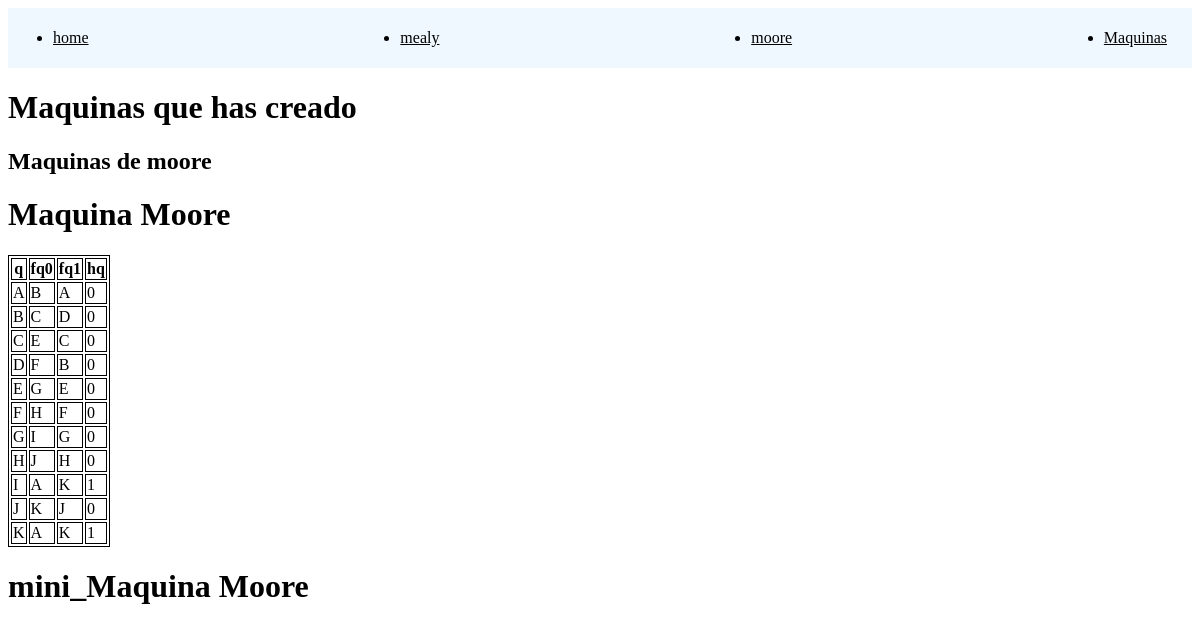
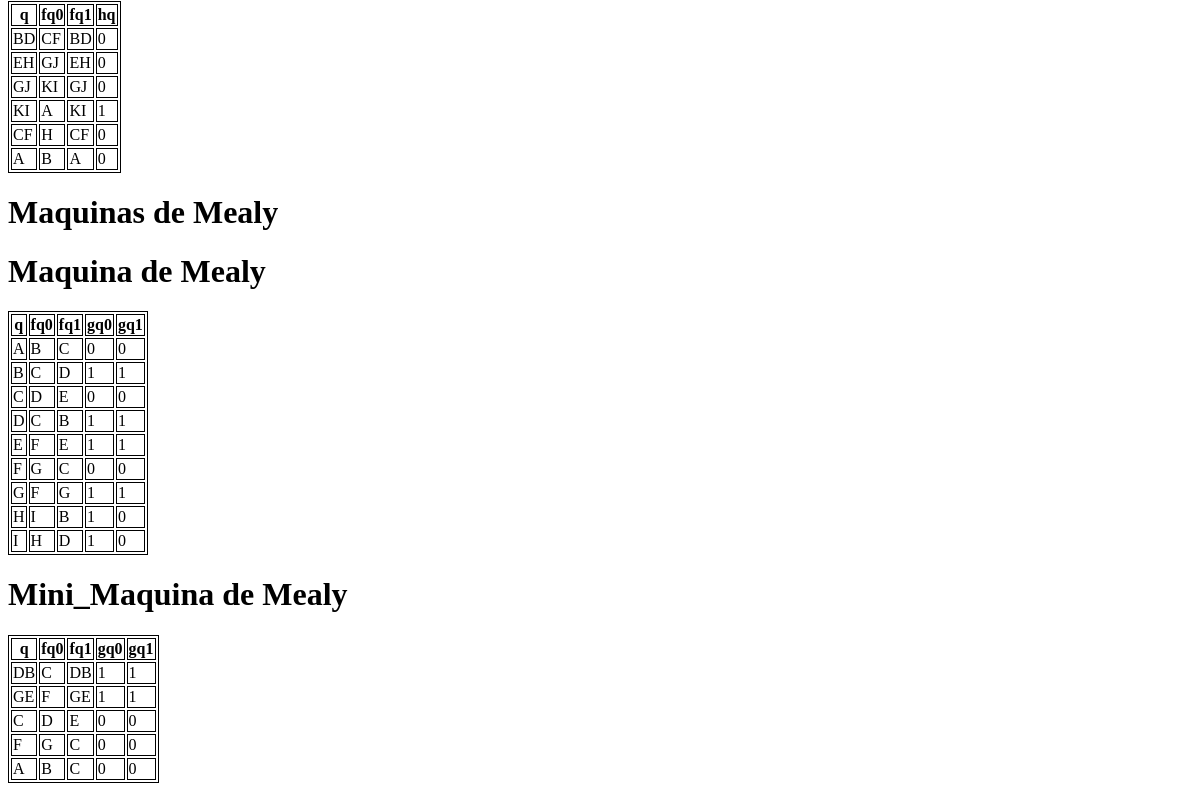
The app's page /machine/, older data (2 pictures, top to bottom).
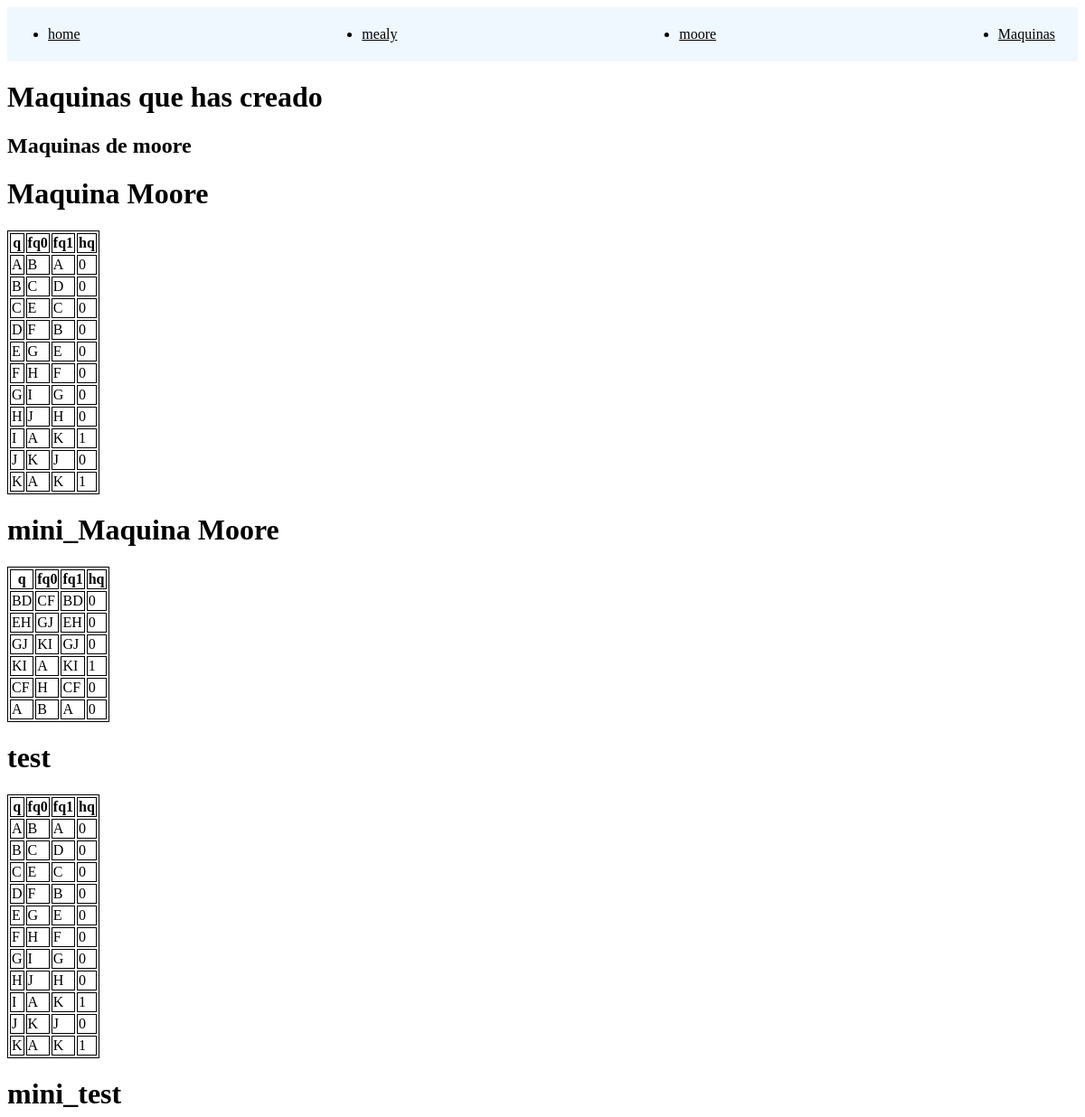
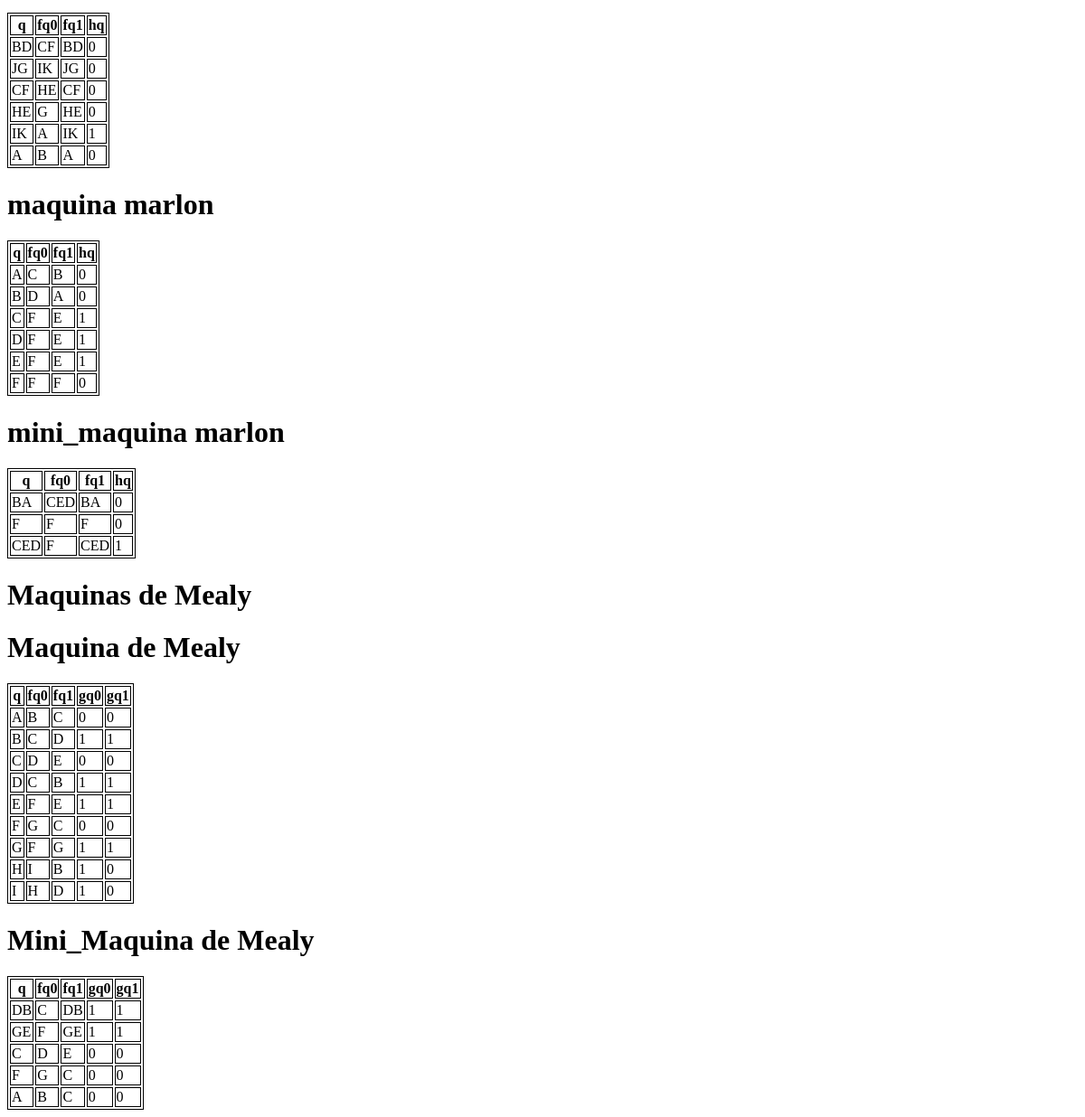
The same page, newer data (2 pictures, top to bottom).
### StateMachine/models.py (models this page shows, shortened)
class Machine_name_Moore(models.Model):
    name = models.CharField(max_length=200)
    class Meta:
        constraints=[
            models.UniqueConstraint(fields=['name'], name='unique_name_Moore')
        ]

class Moore(models.Model):
    name= models.ForeignKey(Machine_name_Moore, on_delete=models.CASCADE)
    q = models.CharField(max_length=200)
    fq0 = models.CharField(max_length=200)
    fq1 = models.CharField(max_length=200)
    hq = models.CharField(max_length=200)

class Machine_name_Mealy(models.Model):
    name = models.CharField(max_length=200)
    class Meta:
        constraints=[
            models.UniqueConstraint(fields=['name'], name='unique_name_Mealy')
        ]

class Mealy(models.Model):
    name = models.ForeignKey(Machine_name_Mealy,on_delete=models.CASCADE)
    q = models.CharField(max_length=200)
    fq0 = models.CharField(max_length=200)
    fq1 = models.CharField(max_length=200)
    gq0 = models.CharField(max_length=200)
    gq1 = models.CharField(max_length=200)

### StateMachine/views.py (the view)
# urls.py: path("machine/",views.render_machines)
def render_machines(request):
    mealy = Mealy.objects.all()
    moore = Moore.objects.all()
    mealy_title= Machine_name_Mealy.objects.all()
    moore_title=Machine_name_Moore.objects.all()
    return render(request, 'machines.html',{
        'mealy': mealy,
        'moore':moore,
        'mealy_title':mealy_title,
        'moore_title':moore_title
        })

### StateMachine/templates/machines.html
{% extends 'layouts/base1.html' %}
{% block content%}
<h1 class="title">Maquinas que has creado</h1>
    <h2>Maquinas de moore</h2>
    {% for name in moore_title %}
    <h1>{{ name.name }}</h1>
    <table>
    <thead>
        <tr>
        <th>q</th>
        <th>fq0</th>
        <th>fq1</th>
        <th>hq</th>
        </tr>
    </thead>
    <tbody>
        {% for state in moore %}
        {% if name.id == state.name_id %}
            <tr>
                <td>{{ state.q }}</td>
                <td>{{ state.fq0 }}</td>
                <td>{{ state.fq1 }}</td>
                <td>{{ state.hq }}</td>
            </tr>
        {% endif %}
        {% endfor %}
    </tbody>
    </table>
    {% endfor %}
    <h1 class="title">Maquinas de Mealy</h1>
    {% for name in mealy_title %}
    <h1>{{ name.name }}</h1>
    <table>
    <thead>
        <tr>
        <th>q</th>
        <th>fq0</th>
        <th>fq1</th>
        <th>gq0</th>
        <th>gq1</th>
        </tr>
    </thead>
    <tbody>
        {% for state in mealy %}
        {% if name.id == state.name_id %}
            <tr>
                <td>{{ state.q }}</td>
                <td>{{ state.fq0 }}</td>
                <td>{{ state.fq1 }}</td>
                <td>{{ state.gq0 }}</td>
                <td>{{ state.gq1 }}</td>
            </tr>
        {% endif %}
        {% endfor %}
    </tbody>
    </table>
    {% endfor %}
{% endblock %}

### StateMachine/templates/layouts/base1.html (shortened to what this page needs)
{% load static %}
<!DOCTYPE html>
<html lang="en">
<head>
    <link rel="stylesheet" href="{% static '/styles/main.css' %}">
</head>
<body>
    <nav class="navbar">
        <ul>
            <li>
                <a href="/">home</a>
            </li>
            <li>
                <a href="/mealy">mealy</a>
            </li>
            <li>
                <a href="/moore">moore</a>
            </li>
            <li>
                <a href="/machine">Maquinas</a>
            </li>
        </ul>
    </nav>
    {% block content%}
    {% endblock%}
</body>
</html>

### StateMachine/static/styles/main.css (style rules this page uses)
table, th, td { border: 1px solid; }
body { background-color: rgb(255, 255, 255); }
.navbar { background-color: aliceblue; padding: 5px; padding-right: 25px; }
.navbar ul { display: flex; justify-content: space-between; }
.navbar ul li a { color: black; }

Row changes from the older to the newer data that the page shows:
added Machine_name_Moore: name "test"
added Moore: q "A", fq0 "B", fq1 "A", hq "0", shown under "test"
added Moore: q "B", fq0 "C", fq1 "D", hq "0", shown under "test"
added Moore: q "C", fq0 "E", fq1 "C", hq "0", shown under "test"
added Moore: q "D", fq0 "F", fq1 "B", hq "0", shown under "test"
added Moore: q "E", fq0 "G", fq1 "E", hq "0", shown under "test"
added Moore: q "F", fq0 "H", fq1 "F", hq "0", shown under "test"
added Moore: q "G", fq0 "I", fq1 "G", hq "0", shown under "test"
added Moore: q "H", fq0 "J", fq1 "H", hq "0", shown under "test"
added Moore: q "I", fq0 "A", fq1 "K", hq "1", shown under "test"
added Moore: q "J", fq0 "K", fq1 "J", hq "0", shown under "test"
added Moore: q "K", fq0 "A", fq1 "K", hq "1", shown under "test"
added Machine_name_Moore: name "mini_test"
added Moore: q "BD", fq0 "CF", fq1 "BD", hq "0", shown under "mini_test"
added Moore: q "JG", fq0 "IK", fq1 "JG", hq "0", shown under "mini_test"
added Moore: q "CF", fq0 "HE", fq1 "CF", hq "0", shown under "mini_test"
added Moore: q "HE", fq0 "G", fq1 "HE", hq "0", shown under "mini_test"
added Moore: q "IK", fq0 "A", fq1 "IK", hq "1", shown under "mini_test"
added Moore: q "A", fq0 "B", fq1 "A", hq "0", shown under "mini_test"
added Machine_name_Moore: name "maquina marlon"
added Moore: q "A", fq0 "C", fq1 "B", hq "0", shown under "maquina marlon"
added Moore: q "B", fq0 "D", fq1 "A", hq "0", shown under "maquina marlon"
added Moore: q "C", fq0 "F", fq1 "E", hq "1", shown under "maquina marlon"
added Moore: q "D", fq0 "F", fq1 "E", hq "1", shown under "maquina marlon"
added Moore: q "E", fq0 "F", fq1 "E", hq "1", shown under "maquina marlon"
added Moore: q "F", fq0 "F", fq1 "F", hq "0", shown under "maquina marlon"
added Machine_name_Moore: name "mini_maquina marlon"
added Moore: q "BA", fq0 "CED", fq1 "BA", hq "0", shown under "mini_maquina marlon"
added Moore: q "F", fq0 "F", fq1 "F", hq "0", shown under "mini_maquina marlon"
added Moore: q "CED", fq0 "F", fq1 "CED", hq "1", shown under "mini_maquina marlon"
